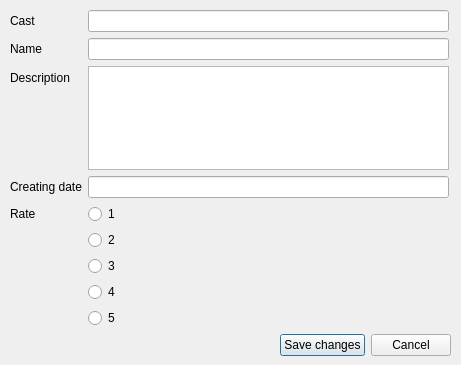
<?xml version="1.0" encoding="UTF-8"?>
<ui version="4.0">
 <class>EditFilmModelWindow</class>
 <widget class="QDialog" name="EditFilmModelWindow">
  <property name="geometry">
   <rect>
    <x>0</x>
    <y>0</y>
    <width>461</width>
    <height>365</height>
   </rect>
  </property>
  <property name="windowTitle">
   <string>Dialog</string>
  </property>
  <widget class="QWidget" name="horizontalLayoutWidget">
   <property name="geometry">
    <rect>
     <x>10</x>
     <y>330</y>
     <width>441</width>
     <height>31</height>
    </rect>
   </property>
   <layout class="QHBoxLayout" name="horizontalLayout">
    <item>
     <spacer name="horizontalSpacer">
      <property name="orientation">
       <enum>Qt::Horizontal</enum>
      </property>
      <property name="sizeHint" stdset="0">
       <size>
        <width>40</width>
        <height>20</height>
       </size>
      </property>
     </spacer>
    </item>
    <item>
     <widget class="QPushButton" name="save">
      <property name="text">
       <string>Save changes</string>
      </property>
     </widget>
    </item>
    <item>
     <widget class="QPushButton" name="cancel">
      <property name="text">
       <string>Cancel</string>
      </property>
     </widget>
    </item>
   </layout>
  </widget>
  <widget class="QWidget" name="formLayoutWidget">
   <property name="geometry">
    <rect>
     <x>10</x>
     <y>10</y>
     <width>439</width>
     <height>318</height>
    </rect>
   </property>
   <layout class="QFormLayout" name="formLayout">
    <item row="1" column="0">
     <widget class="QLabel" name="label_2">
      <property name="text">
       <string>Cast</string>
      </property>
     </widget>
    </item>
    <item row="1" column="1">
     <widget class="QLineEdit" name="castEdit"/>
    </item>
    <item row="2" column="0">
     <widget class="QLabel" name="label_3">
      <property name="text">
       <string>Name</string>
      </property>
     </widget>
    </item>
    <item row="2" column="1">
     <widget class="QLineEdit" name="nameEdit"/>
    </item>
    <item row="3" column="0">
     <widget class="QLabel" name="label_4">
      <property name="text">
       <string>Description</string>
      </property>
     </widget>
    </item>
    <item row="3" column="1">
     <widget class="QTextEdit" name="descriptionEdit"/>
    </item>
    <item row="4" column="0">
     <widget class="QLabel" name="label_5">
      <property name="text">
       <string>Creating date</string>
      </property>
     </widget>
    </item>
    <item row="4" column="1">
     <widget class="QLineEdit" name="dateEdit"/>
    </item>
    <item row="9" column="1">
     <widget class="QRadioButton" name="rate5">
      <property name="text">
       <string>5</string>
      </property>
     </widget>
    </item>
    <item row="5" column="1">
     <widget class="QRadioButton" name="rate1">
      <property name="text">
       <string>1</string>
      </property>
     </widget>
    </item>
    <item row="6" column="1">
     <widget class="QRadioButton" name="rate2">
      <property name="text">
       <string>2</string>
      </property>
     </widget>
    </item>
    <item row="8" column="1">
     <widget class="QRadioButton" name="rate4">
      <property name="text">
       <string>4</string>
      </property>
     </widget>
    </item>
    <item row="7" column="1">
     <widget class="QRadioButton" name="rate3">
      <property name="text">
       <string>3</string>
      </property>
     </widget>
    </item>
    <item row="5" column="0">
     <widget class="QLabel" name="label_6">
      <property name="text">
       <string>Rate</string>
      </property>
     </widget>
    </item>
   </layout>
  </widget>
 </widget>
 <resources/>
 <connections/>
</ui>
